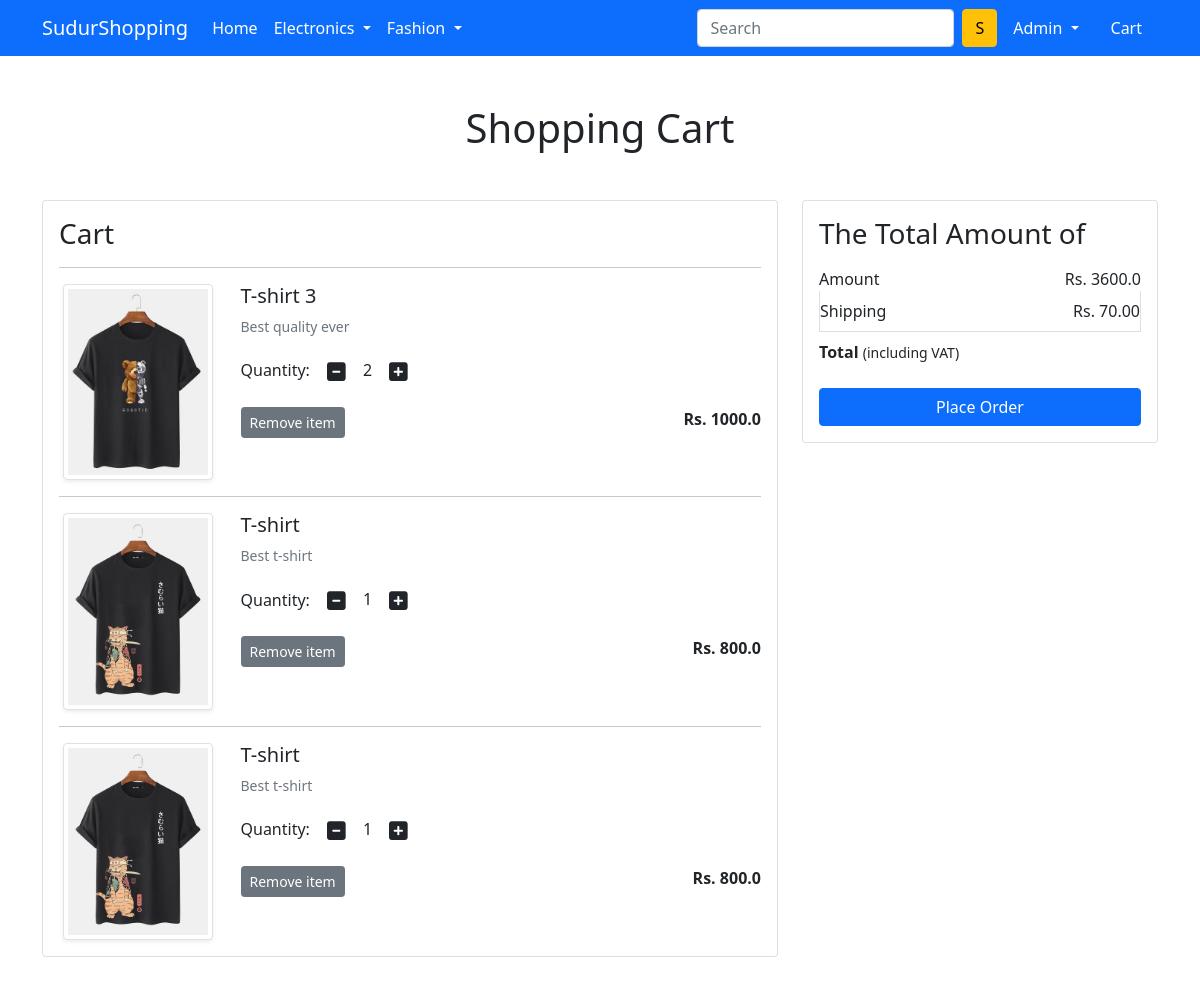
The app's page /cart/ (signed in) with its own data.
### app/models.py (models this page shows, shortened)
class Cart(models.Model):
    user = models.ForeignKey(User, on_delete=models.CASCADE)
    product = models.ForeignKey(Product, on_delete=models.CASCADE)
    quantity = models.PositiveIntegerField(default=1)

class Product(models.Model):
    title = models.CharField(max_length=100)
    selling_price = models.FloatField()
    discounted_price = models.FloatField()
    description  = models.TextField()
    brand = models.CharField(max_length=100)
    category = models.CharField(choices=CATEGORY_CHOICES, max_length=2)
    product_image = models.ImageField(upload_to='productimg')

### app/views.py (the view)
# urls.py: path('cart/', views.show_cart, name='showcart'),
def show_cart(request):
    if request.user.is_authenticated:
        user = request.user
        cart = Cart.objects.filter(user=user)
        amount = 0.0
        total_amount = 0.0
        shipping_amount = 70.0
        cart_product = [p for p in Cart.objects.all() if p.user == user]
        if cart_product:
            for p in cart_product:
                tempamount = (p.quantity * p.product.discounted_price)
                amount += tempamount
                total_amount = amount + shipping_amount
        return render(request, 'app/addtocart.html', {'carts': cart, 'total_amount': total_amount, 'amount':amount})
    else:
        return render(request, 'app/emptycart.html')

### app/templates/app/addtocart.html (shortened to what this page needs)
{% extends 'app/base.html' %}
{% load static %}
{% block main-content %}
<div class="container my-5">
 <div class="row">
  <h1 class="text-center mb-5">Shopping Cart</h1>
  <div class="col-sm-8">
  <div class="card">
   <div class="card-body">
    <h3>Cart</h3>
    {% for cart in carts %}
     <hr>
    <div class="row">
     <div class="col-sm-3 text-center align-self-center"><img src="{{cart.product.product_image.url}}" alt="" class="img-fluid img-thumbnail shadow-sm" height="150" width="150">
     </div>
     <div class="col-sm-9">
      <div>
       <h5>{{cart.product.title}}</h5>
       <p class="mb-2 text-muted small">{{cart.product.description}}</p>
       <div class="my-3">
        <label for="quantity">Quantity:</label>
        <a class="minus-cart btn" pid="{{cart.product.id}}"><i class="fas fa-minus-square fa-lg"></i></a>
          <span id="quantity">{{cart.quantity}}</span>
        <a class="plus-cart btn" pid="{{cart.product.id}}"><i class="fas fa-plus-square fa-lg"></i></a>
       </div>
       <div class="d-flex justify-content-between">
        <a href="#" class="btn btn-sm btn-secondary mr-3 remove-cart" pid="{{cart.product.id}}">Remove item </a>
        <p class="mb-0"><span><strong>Rs. {{cart.product.discounted_price}}</strong></span></p>
       </div>
      </div>
     </div>
    </div>
     {% endfor %}
   </div>
  </div>
 </div>
 <div class="col-sm-4 text-right">
  <div class="card " style="top: 2; right: 0;">
   <div class="card-body">
     <h3>The Total Amount of</h3>
     <ul class="list-group">
      <li class="list-group-item d-flex justify-content-between align-items-center border-0 px-0 pb-0">Amount<span>Rs. <span id="amount">{{amount}}</span></span></li>
      <li class="list-group-item d-flex justify-content-between align-items-center px-0">Shipping<span>Rs. 70.00</span></li>
      <li class="list-group-item d-flex justify-content-between align-items-center border-0 px-0 mb-3">
       <div>
          <strong>Total</strong> <small>(including VAT)</small>
        </div>
      </li>
     </ul>
     <div class="d-grid"><a href="{% url 'checkout' %}" class="btn btn-primary">Place Order</a></div>
   </div>
  </div>
 </div>
</div>
{% endblock main-content %}

### app/templates/app/base.html (shortened to what this page needs)
<!doctype html>
{% load static %}
<html lang="en">
  <head>
    <link href="https://cdn.jsdelivr.net/npm/bootstrap@5.0.0-beta1/dist/css/bootstrap.min.css" rel="stylesheet">
    <link rel="stylesheet" href="{% static 'app/css/owl.carousel.min.css' %}">
    <link rel="stylesheet" href="{% static 'app/css/all.min.css' %}">
    <link rel="stylesheet" href="{% static 'app/css/style.css' %}">
  </head>
  <body>
    <nav class="navbar navbar-expand-lg navbar-dark bg-primary">
     <div class="container">
       <a class="navbar-brand" href="/">SudurShopping</a>
       <div class="collapse navbar-collapse" id="navbarSupportedContent">
         <ul class="navbar-nav me-auto mb-2 mb-lg-0">
           <li class="nav-item">
             <a class="nav-link active" aria-current="page" href="/">Home</a>
           </li>
           <li class="nav-item dropdown">
             <a class="nav-link dropdown-toggle text-white" href="#" id="electronicsDropdown" role="button" data-bs-toggle="dropdown" aria-expanded="false">
               Electronics
             </a>
           </li>
           <li class="nav-item dropdown">
             <a class="nav-link dropdown-toggle text-white" href="#" id="fashionDropdown" role="button" data-bs-toggle="dropdown" aria-expanded="false">
               Fashion
             </a>
           </li>
         </ul>
         <form class="d-flex">
           <input class="form-control me-2" type="search" placeholder="Search" aria-label="Search">
           <button class="btn btn-warning" type="submit">S</button>
         </form>
         <div>
          <ul class="navbar-nav me-auto mb-2 mb-lg-0">
           {% if request.user.is_authenticated %}
            <li class="nav-item dropdown mx-2">
              <a class="nav-link dropdown-toggle text-white" href="#" id="profileDropdown" role="button" data-bs-toggle="dropdown" aria-expanded="false">
                {{request.user.username|capfirst}}
              </a>
            </li>
            <li class="nav-item mx-2">
             <a href="{% url 'showcart'%}" class="nav-link text-white"> Cart </a>
            </li>
           {% endif %}
          </ul>
         </div>
       </div>
     </div>
    </nav>
    {% block main-content %} {% endblock main-content %}
  </body>
</html>

### records on screen
Cart: product.product_image (picture), product "T-shirt 3", product.description "Best quality ever", quantity "2", product.discounted_price "1000.0"
Cart: product.product_image (picture), product "T-shirt", product.description "Best t-shirt", quantity "1", product.discounted_price "800.0"
Cart: product.product_image (picture), product "T-shirt", product.description "Best t-shirt", quantity "1", product.discounted_price "800.0"

### other values on screen
{{ request.user.username|capfirst }} "Admin"
{{ amount }} "3600.0"
